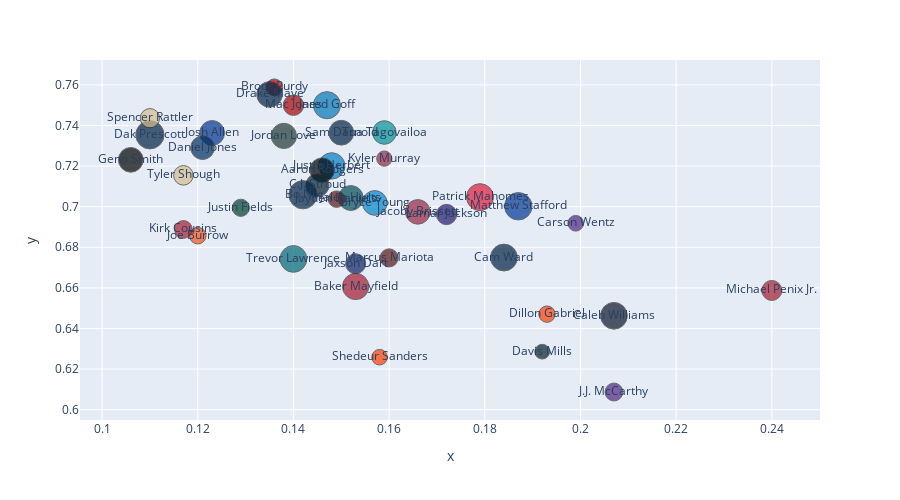

Notebook source saved alongside this figure:
### Code cell
fig = px.scatter(
    x=passers['bad_throw_pct'].to_numpy(),
    y=passers['adj_completion_percentage'],
    size=passers['pass_attempts'],
    text=passers['player'].to_numpy()
    # trendline='ols'
)

fig.update_traces(
    marker=dict(color=passers['team_color'].to_numpy(), opacity=0.7, line=dict(color='#323232', width=1))
)
fig.update_layout(
    height=500,
    width=900
)
fig.show()

### Figure 1 — Plotly figure (JSON) as saved in the notebook; plotly's stock layout.template omitted (floating-point values rounded to 4 significant figures)
{"data": [{"hovertemplate": "x=%{x}<br>y=%{y}<br>size=%{marker.size}<br>text=%{text}<extra></extra>", "legendgroup": "", "marker": {"color": ["#A71930", "#4F2683", "#0B162A", "#4F2683", "#FF3C00", "#03202F", "#003594", "#002244", "#E31837", "#241773", "#97233F", "#5A1414", "#008E97", "#97233F", "#FF3C00", "#0085CA", "#0B2265", "#A71930", "#004C54", "#002244", "#5A1414", "#007BC7", "#0076B6", "#000000", "#03202F", "#002244", "#AA0000", "#006778", "#203731", "#AA0000", "#002244", "#003F2D", "#00338D", "#002C5F", "#FB4F14", "#A71930", "#D3BC8D", "#002244", "#D3BC8D", "#000000"], "line": {"color": "#323232", "width": 1}, "opacity": 0.7, "size": [276.0, 220.0, 493.0, 169.0, 185.0, 150.0, 519.0, 497.0, 502.0, 284.0, 417.0, 227.0, 384.0, 161.0, 167.0, 419.0, 277.0, 477.0, 427.0, 424.0, 188.0, 480.0, 507.0, 412.0, 372.0, 551.0, 289.0, 493.0, 439.0, 190.0, 453.0, 204.0, 425.0, 384.0, 189.0, 217.0, 265.0, 552.0, 257.0, 420.0], "sizemode": "area", "sizeref": 1.38, "symbol": "circle"}, "mode": "markers+text", "name": "", "orientation": "v", "showlegend": false, "text": ["Michael Penix Jr.", "J.J. McCarthy", "Caleb Williams", "Carson Wentz", "Dillon Gabriel", "Davis Mills", "Matthew Stafford", "Cam Ward", "Patrick Mahomes", "Lamar Jackson", "Jacoby Brissett", "Marcus Mariota", "Tua Tagovailoa", "Kyler Murray", "Shedeur Sanders", "Bryce Young", "Jaxson Dart", "Baker Mayfield", "Jalen Hurts", "Sam Darnold", "Jayden Daniels", "Justin Herbert", "Jared Goff", "Aaron Rodgers", "C.J. Stroud", "Bo Nix", "Mac Jones", "Trevor Lawrence", "Jordan Love", "Brock Purdy", "Drake Maye", "Justin Fields", "Josh Allen", "Daniel Jones", "Joe Burrow", "Kirk Cousins", "Tyler Shough", "Dak Prescott", "Spencer Rattler", "Geno Smith"], "type": "scatter", "x": [0.24, 0.207, 0.207, 0.199, 0.193, 0.192, 0.187, 0.184, 0.179, 0.172, 0.166, 0.16, 0.159, 0.159, 0.158, 0.157, 0.153, 0.153, 0.152, 0.15, 0.149, 0.148, 0.147, 0.146, 0.145, 0.142, 0.14, 0.14, 0.138, 0.136, 0.135, 0.129, 0.123, 0.121, 0.12, 0.117, 0.117, 0.11, 0.11, 0.106], "xaxis": "x", "y": [0.6587, 0.6087, 0.6463, 0.6918, 0.6471, 0.6286, 0.7002, 0.6749, 0.7047, 0.6962, 0.6974, 0.6748, 0.7365, 0.7237, 0.6259, 0.7018, 0.6719, 0.6607, 0.7043, 0.7364, 0.7037, 0.7201, 0.75, 0.718, 0.7105, 0.7059, 0.75, 0.6743, 0.7348, 0.7588, 0.7553, 0.6995, 0.7363, 0.7291, 0.6857, 0.6888, 0.7154, 0.7354, 0.7436, 0.7231], "yaxis": "y"}], "layout": {"height": 500, "legend": {"itemsizing": "constant", "tracegroupgap": 0}, "margin": {"t": 60}, "width": 900, "xaxis": {"anchor": "y", "domain": [0, 1], "title": {"text": "x"}}, "yaxis": {"anchor": "x", "domain": [0, 1], "title": {"text": "y"}}}}
